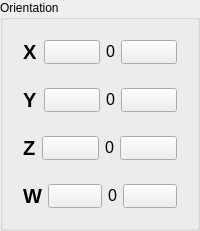
                                 <widget class="QGroupBox" name="groupBox_65">
                                  <property name="title">
                                   <string>Orientation</string>
                                  </property>
                                  <layout class="QVBoxLayout" name="verticalLayout_35">
                                   <item>
                                    <widget class="QWidget" name="widget_67" native="true">
                                     <layout class="QHBoxLayout" name="horizontalLayout_61">
                                      <item>
                                       <widget class="QLabel" name="label_37">
                                        <property name="sizePolicy">
                                         <sizepolicy hsizetype="Fixed" vsizetype="Fixed">
                                          <horstretch>0</horstretch>
                                          <verstretch>0</verstretch>
                                         </sizepolicy>
                                        </property>
                                        <property name="font">
                                         <font>
                                          <pointsize>15</pointsize>
                                          <weight>75</weight>
                                          <bold>true</bold>
                                         </font>
                                        </property>
                                        <property name="text">
                                         <string>X</string>
                                        </property>
                                       </widget>
                                      </item>
                                      <item>
                                       <widget class="QPushButton" name="pushButton_29">
                                        <property name="sizePolicy">
                                         <sizepolicy hsizetype="Minimum" vsizetype="Expanding">
                                          <horstretch>0</horstretch>
                                          <verstretch>0</verstretch>
                                         </sizepolicy>
                                        </property>
                                        <property name="cursor">
                                         <cursorShape>PointingHandCursor</cursorShape>
                                        </property>
                                        <property name="text">
                                         <string/>
                                        </property>
                                        <property name="icon">
                                         <iconset resource="QSS/QSS_Resources.qrc">
                                          <normaloff>:/icons/Icons/minus.png</normaloff>:/icons/Icons/minus.png</iconset>
                                        </property>
                                        <property name="iconSize">
                                         <size>
                                          <width>50</width>
                                          <height>50</height>
                                         </size>
                                        </property>
                                       </widget>
                                      </item>
                                      <item>
                                       <widget class="QLabel" name="label_48">
                                        <property name="sizePolicy">
                                         <sizepolicy hsizetype="Fixed" vsizetype="Fixed">
                                          <horstretch>0</horstretch>
                                          <verstretch>0</verstretch>
                                         </sizepolicy>
                                        </property>
                                        <property name="font">
                                         <font>
                                          <pointsize>12</pointsize>
                                         </font>
                                        </property>
                                        <property name="text">
                                         <string>0</string>
                                        </property>
                                       </widget>
                                      </item>
                                      <item>
                                       <widget class="QPushButton" name="pushButton_30">
                                        <property name="sizePolicy">
                                         <sizepolicy hsizetype="Minimum" vsizetype="Expanding">
                                          <horstretch>0</horstretch>
                                          <verstretch>0</verstretch>
                                         </sizepolicy>
                                        </property>
                                        <property name="cursor">
                                         <cursorShape>PointingHandCursor</cursorShape>
                                        </property>
                                        <property name="text">
                                         <string/>
                                        </property>
                                        <property name="icon">
                                         <iconset resource="QSS/QSS_Resources.qrc">
                                          <normaloff>:/icons/Icons/plus.png</normaloff>:/icons/Icons/plus.png</iconset>
                                        </property>
                                        <property name="iconSize">
                                         <size>
                                          <width>50</width>
                                          <height>50</height>
                                         </size>
                                        </property>
                                       </widget>
                                      </item>
                                     </layout>
                                    </widget>
                                   </item>
                                   <item>
                                    <widget class="QWidget" name="widget_68" native="true">
                                     <layout class="QHBoxLayout" name="horizontalLayout_62">
                                      <item>
                                       <widget class="QLabel" name="label_38">
                                        <property name="sizePolicy">
                                         <sizepolicy hsizetype="Fixed" vsizetype="Fixed">
                                          <horstretch>0</horstretch>
                                          <verstretch>0</verstretch>
                                         </sizepolicy>
                                        </property>
                                        <property name="font">
                                         <font>
                                          <pointsize>15</pointsize>
                                          <weight>75</weight>
                                          <bold>true</bold>
                                         </font>
                                        </property>
                                        <property name="text">
                                         <string>Y</string>
                                        </property>
                                       </widget>
                                      </item>
                                      <item>
                                       <widget class="QPushButton" name="pushButton_43">
                                        <property name="sizePolicy">
                                         <sizepolicy hsizetype="Minimum" vsizetype="Expanding">
                                          <horstretch>0</horstretch>
                                          <verstretch>0</verstretch>
                                         </sizepolicy>
                                        </property>
                                        <property name="cursor">
                                         <cursorShape>PointingHandCursor</cursorShape>
                                        </property>
                                        <property name="text">
                                         <string/>
                                        </property>
                                        <property name="icon">
                                         <iconset resource="QSS/QSS_Resources.qrc">
                                          <normaloff>:/icons/Icons/minus.png</normaloff>:/icons/Icons/minus.png</iconset>
                                        </property>
                                        <property name="iconSize">
                                         <size>
                                          <width>50</width>
                                          <height>50</height>
                                         </size>
                                        </property>
                                       </widget>
                                      </item>
                                      <item>
                                       <widget class="QLabel" name="label_49">
                                        <property name="sizePolicy">
                                         <sizepolicy hsizetype="Fixed" vsizetype="Fixed">
                                          <horstretch>0</horstretch>
                                          <verstretch>0</verstretch>
                                         </sizepolicy>
                                        </property>
                                        <property name="font">
                                         <font>
                                          <pointsize>12</pointsize>
                                         </font>
                                        </property>
                                        <property name="text">
                                         <string>0</string>
                                        </property>
                                       </widget>
                                      </item>
                                      <item>
                                       <widget class="QPushButton" name="pushButton_44">
                                        <property name="sizePolicy">
                                         <sizepolicy hsizetype="Minimum" vsizetype="Expanding">
                                          <horstretch>0</horstretch>
                                          <verstretch>0</verstretch>
                                         </sizepolicy>
                                        </property>
                                        <property name="cursor">
                                         <cursorShape>PointingHandCursor</cursorShape>
                                        </property>
                                        <property name="text">
                                         <string/>
                                        </property>
                                        <property name="icon">
                                         <iconset resource="QSS/QSS_Resources.qrc">
                                          <normaloff>:/icons/Icons/plus.png</normaloff>:/icons/Icons/plus.png</iconset>
                                        </property>
                                        <property name="iconSize">
                                         <size>
                                          <width>50</width>
                                          <height>50</height>
                                         </size>
                                        </property>
                                       </widget>
                                      </item>
                                     </layout>
                                    </widget>
                                   </item>
                                   <item>
                                    <widget class="QWidget" name="widget_69" native="true">
                                     <layout class="QHBoxLayout" name="horizontalLayout_63">
                                      <item>
                                       <widget class="QLabel" name="label_39">
                                        <property name="sizePolicy">
                                         <sizepolicy hsizetype="Fixed" vsizetype="Fixed">
                                          <horstretch>0</horstretch>
                                          <verstretch>0</verstretch>
                                         </sizepolicy>
                                        </property>
                                        <property name="font">
                                         <font>
                                          <pointsize>15</pointsize>
                                          <weight>75</weight>
                                          <bold>true</bold>
                                         </font>
                                        </property>
                                        <property name="text">
                                         <string>Z</string>
                                        </property>
                                       </widget>
                                      </item>
                                      <item>
                                       <widget class="QPushButton" name="pushButton_45">
                                        <property name="sizePolicy">
                                         <sizepolicy hsizetype="Minimum" vsizetype="Expanding">
                                          <horstretch>0</horstretch>
                                          <verstretch>0</verstretch>
                                         </sizepolicy>
                                        </property>
                                        <property name="cursor">
                                         <cursorShape>PointingHandCursor</cursorShape>
                                        </property>
                                        <property name="text">
                                         <string/>
                                        </property>
                                        <property name="icon">
                                         <iconset resource="QSS/QSS_Resources.qrc">
                                          <normaloff>:/icons/Icons/minus.png</normaloff>:/icons/Icons/minus.png</iconset>
                                        </property>
                                        <property name="iconSize">
                                         <size>
                                          <width>50</width>
                                          <height>50</height>
                                         </size>
                                        </property>
                                       </widget>
                                      </item>
                                      <item>
                                       <widget class="QLabel" name="label_50">
                                        <property name="sizePolicy">
                                         <sizepolicy hsizetype="Fixed" vsizetype="Fixed">
                                          <horstretch>0</horstretch>
                                          <verstretch>0</verstretch>
                                         </sizepolicy>
                                        </property>
                                        <property name="font">
                                         <font>
                                          <pointsize>12</pointsize>
                                         </font>
                                        </property>
                                        <property name="text">
                                         <string>0</string>
                                        </property>
                                       </widget>
                                      </item>
                                      <item>
                                       <widget class="QPushButton" name="pushButton_46">
                                        <property name="sizePolicy">
                                         <sizepolicy hsizetype="Minimum" vsizetype="Expanding">
                                          <horstretch>0</horstretch>
                                          <verstretch>0</verstretch>
                                         </sizepolicy>
                                        </property>
                                        <property name="cursor">
                                         <cursorShape>PointingHandCursor</cursorShape>
                                        </property>
                                        <property name="text">
                                         <string/>
                                        </property>
                                        <property name="icon">
                                         <iconset resource="QSS/QSS_Resources.qrc">
                                          <normaloff>:/icons/Icons/plus.png</normaloff>:/icons/Icons/plus.png</iconset>
                                        </property>
                                        <property name="iconSize">
                                         <size>
                                          <width>50</width>
                                          <height>50</height>
                                         </size>
                                        </property>
                                       </widget>
                                      </item>
                                     </layout>
                                    </widget>
                                   </item>
                                   <item>
                                    <widget class="QWidget" name="widget_70" native="true">
                                     <layout class="QHBoxLayout" name="horizontalLayout_65">
                                      <item>
                                       <widget class="QLabel" name="label_43">
                                        <property name="sizePolicy">
                                         <sizepolicy hsizetype="Fixed" vsizetype="Fixed">
                                          <horstretch>0</horstretch>
                                          <verstretch>0</verstretch>
                                         </sizepolicy>
                                        </property>
                                        <property name="font">
                                         <font>
                                          <pointsize>15</pointsize>
                                          <weight>75</weight>
                                          <bold>true</bold>
                                         </font>
                                        </property>
                                        <property name="text">
                                         <string>W</string>
                                        </property>
                                       </widget>
                                      </item>
                                      <item>
                                       <widget class="QPushButton" name="pushButton_49">
                                        <property name="sizePolicy">
                                         <sizepolicy hsizetype="Minimum" vsizetype="Expanding">
                                          <horstretch>0</horstretch>
                                          <verstretch>0</verstretch>
                                         </sizepolicy>
                                        </property>
                                        <property name="cursor">
                                         <cursorShape>PointingHandCursor</cursorShape>
                                        </property>
                                        <property name="text">
                                         <string/>
                                        </property>
                                        <property name="icon">
                                         <iconset resource="QSS/QSS_Resources.qrc">
                                          <normaloff>:/icons/Icons/minus.png</normaloff>:/icons/Icons/minus.png</iconset>
                                        </property>
                                        <property name="iconSize">
                                         <size>
                                          <width>50</width>
                                          <height>50</height>
                                         </size>
                                        </property>
                                       </widget>
                                      </item>
                                      <item>
                                       <widget class="QLabel" name="label_51">
                                        <property name="sizePolicy">
                                         <sizepolicy hsizetype="Fixed" vsizetype="Fixed">
                                          <horstretch>0</horstretch>
                                          <verstretch>0</verstretch>
                                         </sizepolicy>
                                        </property>
                                        <property name="font">
                                         <font>
                                          <pointsize>12</pointsize>
                                         </font>
                                        </property>
                                        <property name="text">
                                         <string>0</string>
                                        </property>
                                       </widget>
                                      </item>
                                      <item>
                                       <widget class="QPushButton" name="pushButton_50">
                                        <property name="sizePolicy">
                                         <sizepolicy hsizetype="Minimum" vsizetype="Expanding">
                                          <horstretch>0</horstretch>
                                          <verstretch>0</verstretch>
                                         </sizepolicy>
                                        </property>
                                        <property name="cursor">
                                         <cursorShape>PointingHandCursor</cursorShape>
                                        </property>
                                        <property name="text">
                                         <string/>
                                        </property>
                                        <property name="icon">
                                         <iconset resource="QSS/QSS_Resources.qrc">
                                          <normaloff>:/icons/Icons/plus.png</normaloff>:/icons/Icons/plus.png</iconset>
                                        </property>
                                        <property name="iconSize">
                                         <size>
                                          <width>50</width>
                                          <height>50</height>
                                         </size>
                                        </property>
                                       </widget>
                                      </item>
                                     </layout>
                                    </widget>
                                   </item>
                                  </layout>
                                 </widget>
